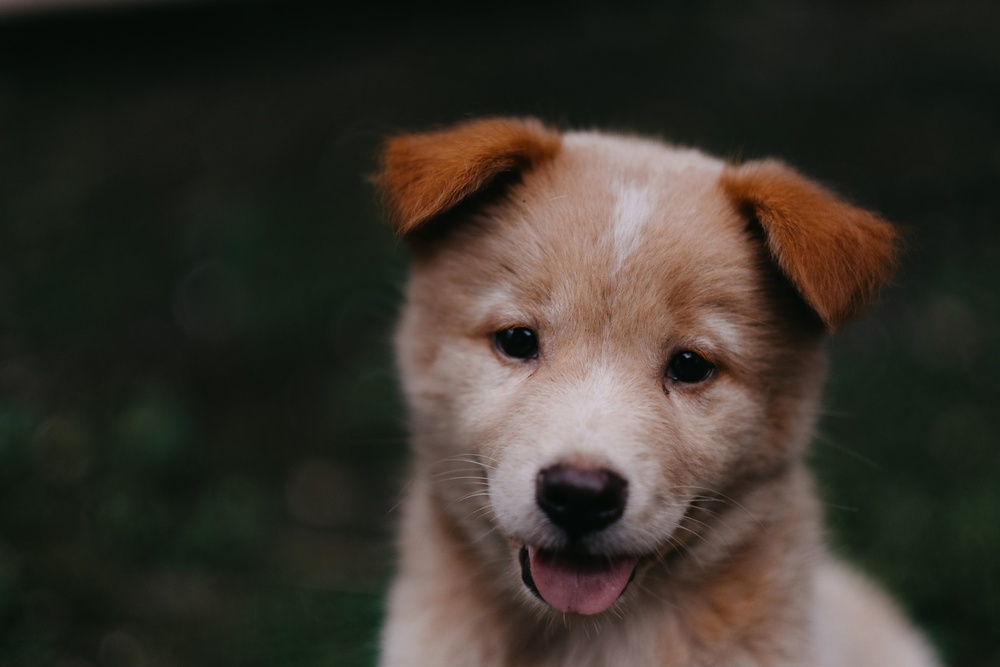
#> input picture DATA/00-puppy.jpg, 1000 x 667 px, shrunk from 1950 x 1300 before the run, given in place of the camera
$ jupyter execute --allow-errors OpticalFlow.ipynb
#> lines starting #> are read from the running program, lines starting #| are printed output that depends on the picture
[cell 1]
import numpy as np
import cv2

[cell 2]
corner_track_params = dict(maxCorners = 10, qualityLevel=0.3, minDistance=7, blockSize=7)

[cell 3]
lk_params = dict(winSize=(200,200), maxLevel = 2, criteria=(cv2.TERM_CRITERIA_EPS | cv2.TERM_CRITERIA_COUNT,10,0.03))

[cell 4]
cap = cv2.VideoCapture(0)

ret, prev_frame = cap.read()
#> prev_frame is the input picture: shape (667, 1000, 3); mean B, G, R 43.8, 51.8, 57.3

prev_gray = cv2.cvtColor(prev_frame, cv2.COLOR_BGR2GRAY)
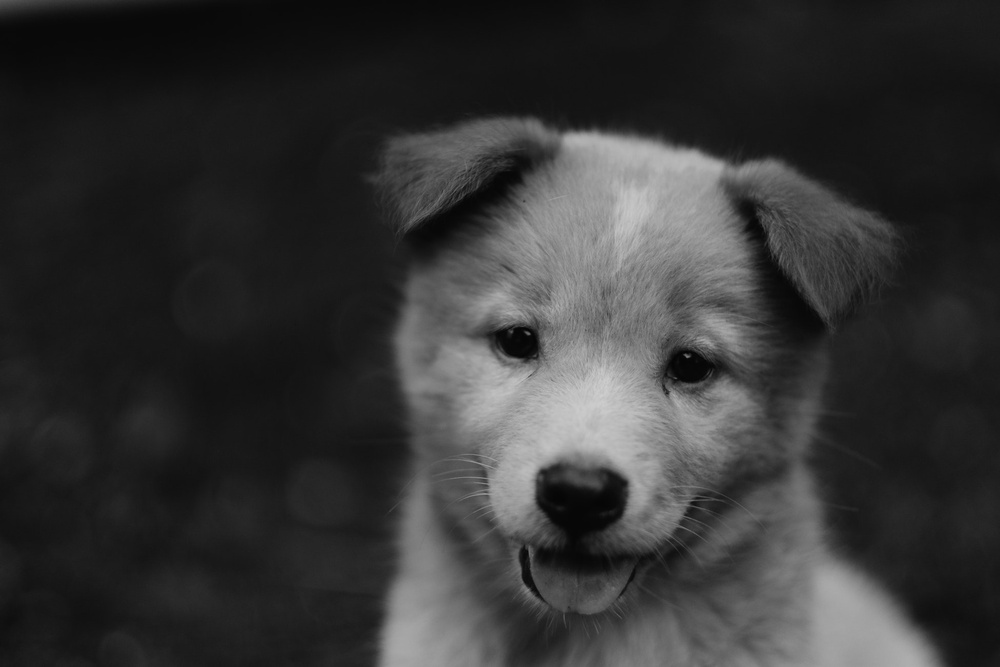
#> prev_gray: shape (667, 1000); min 2, max 207, mean 52.6

#pts to track
prevPts = cv2.goodFeaturesToTrack(prev_gray, mask=None, **corner_track_params)
#> prevPts = [[687, 355], [527, 333], [667, 392], [488, 485], [685, 513], [536, 357], [485, 474], [510, 330], [688, 506], [679, 522]]

mask = np.zeros_like(prev_frame)

while True :
    ret, frame = cap.read()
    frame_gray = cv2.cvtColor(frame, cv2.COLOR_BGR2GRAY)
    nextPts, status, err = cv2.calcOpticalFlowPyrLK(prev_gray, frame_gray, prevPts, None, **lk_params)
#> nextPts has the same summary as prevPts; status = [1, 1, 1, 1, 1, 1, 1, 1, 1, 1]; err = [0, 0, 0, 0, 0, 0, 0, 0, 0, 0]
    good_new = nextPts[status==1]
#> good_new has the same summary as prevPts
    good_prev = prevPts[status==1]
#> good_prev has the same summary as prevPts

    for i, (new, prev) in enumerate(zip(good_new, good_prev)):
        x_new, y_new = new.ravel()
        x_prev, y_prev = prev.ravel()

        mask = cv2.line(mask, (x_new, y_new), (x_prev, y_prev), (0,255,0),3)
        frame = cv2.circle(frame, (x_new, y_new),8,(0,0,255), -1)
#> this loop made 10 passes
#> (x_new, y_new, x_prev, y_prev) on passes 1 to 10: (687, 355, 687, 355), (527, 333, 527, 333), (667, 392, 667, 392), (488, 485, 488, 485), (685, 513, 685, 513), (536, 357, 536, 357), (485, 474, 485, 474), (510, 330, 510, 330), (688, 506, 688, 506), (679, 522, 679, 522)
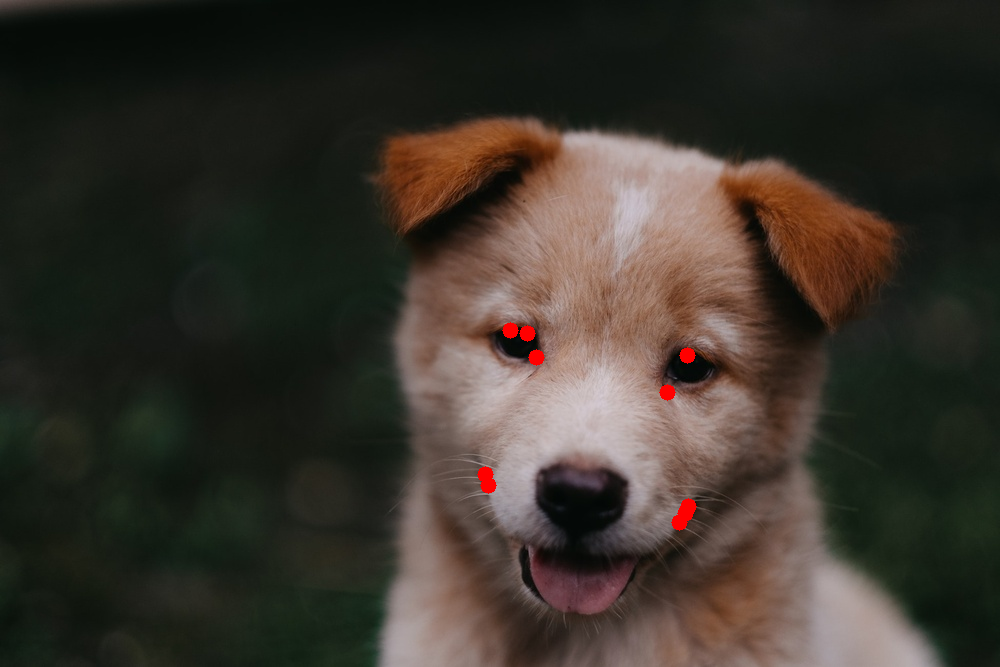
#> frame: shape (667, 1000, 3); mean B, G, R 43.6, 51.6, 57.7
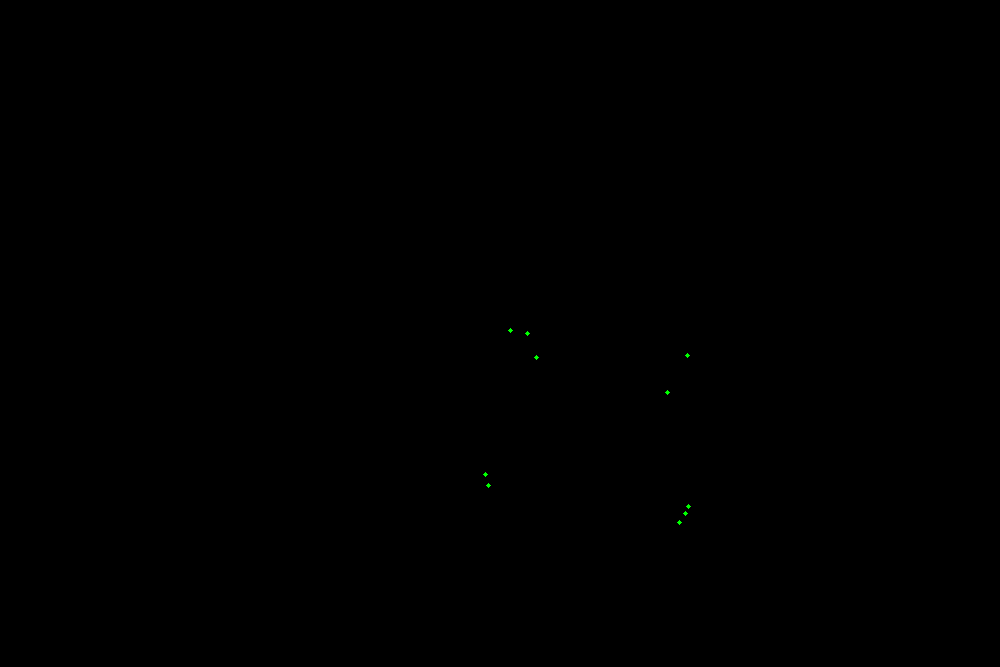
#> mask: shape (667, 1000, 3); mean of channels 0, 1, 2 0, 0, 0; drawn as B, G, R

    img = cv2.add(frame, mask)
    cv2.imshow('tracking', img)

    k = cv2.waitKey(30) & 0xFF
#> (key Esc is pressed here)
    if k :
        break

    prev_gray = frame_gray.copy()
    prevPts = good_new.reshape(-1,1,2)

cap.release()
cv2.destroyAllWindows()

$ run again, on DATA/Denis_Mukwege.jpg
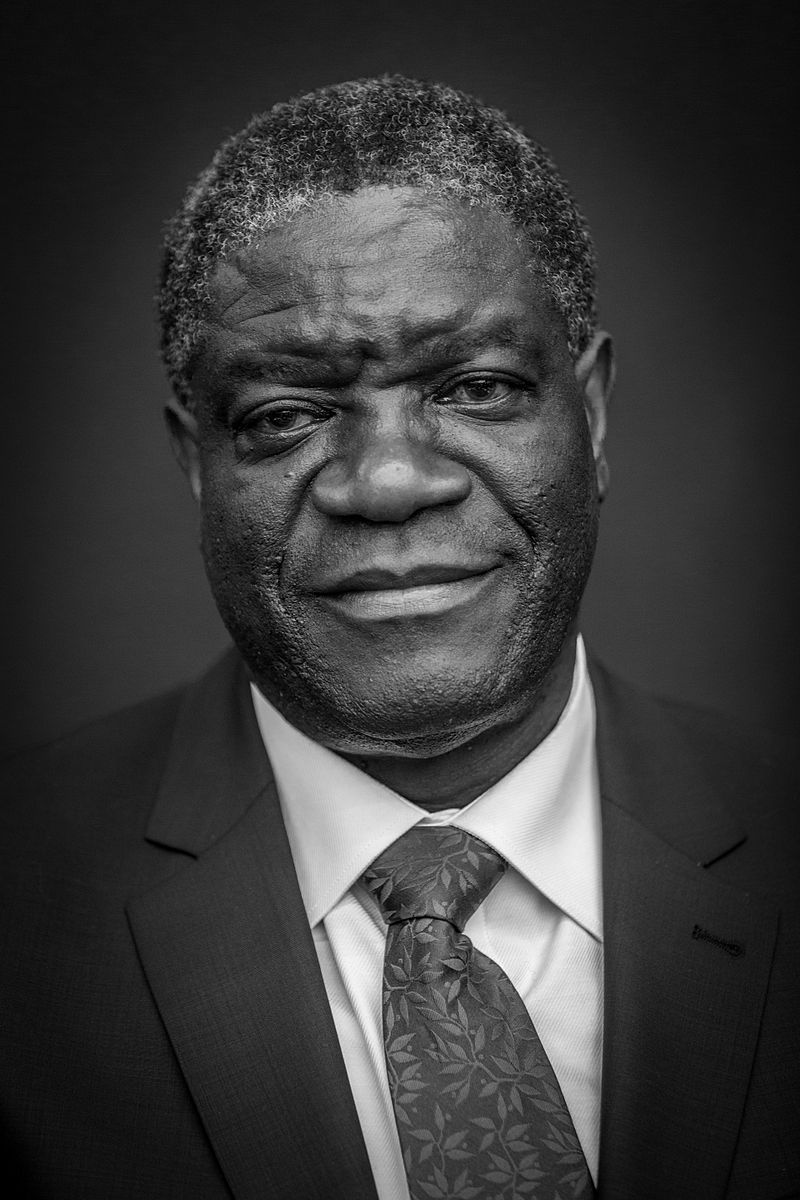
#> input picture DATA/Denis_Mukwege.jpg, 800 x 1200 px, given in place of the camera
#> prev_frame is the input picture: shape (1200, 800, 3); min 0, max 255, mean 58.8
#> prevPts = [[484, 165], [250, 221], [462, 932], [241, 219], [256, 216], [250, 185], [282, 195], [424, 144], [443, 132], [447, 126]]
#> nextPts has the same summary as prevPts; status = [1, 1, 1, 1, 1, 1, 1, 1, 1, 1]; err = [0, 0, 0, 0, 0, 0, 0, 0, 0, 0]
#> good_new has the same summary as prevPts
#> good_prev has the same summary as prevPts
#> the loop `for i, (new, prev) in enumerate(zip(good_new, good_prev)):` made 10 passes
#> (x_new, y_new, x_prev, y_prev) on passes 1 to 8: (484, 165, 484, 165), (250, 221, 250, 221), (462, 932, 462, 932), (241, 219, 241, 219), (256, 216, 256, 216), (250, 185, 250, 185), (282, 195, 282, 195), (424, 144, 424, 144)
#> after the loop `for i, (new, prev) in enumerate(zip(good_new, good_prev)):`:
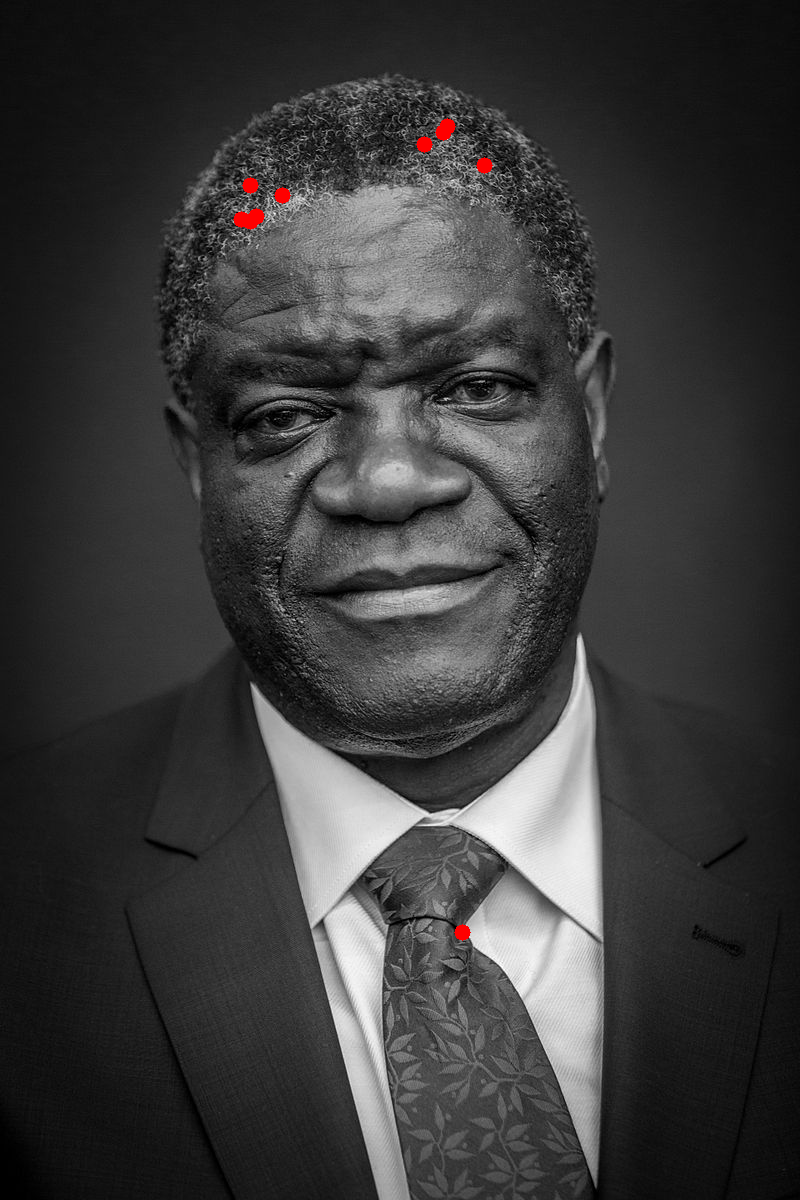
#> frame: shape (1200, 800, 3); mean B, G, R 58.6, 58.6, 59.1

$ run again, on DATA/Nadia_Murad.jpg
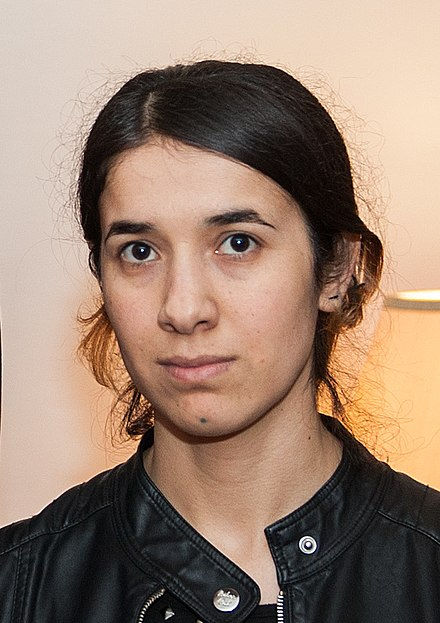
#> input picture DATA/Nadia_Murad.jpg, 440 x 623 px, given in place of the camera
#> prev_frame is the input picture: shape (623, 440, 3); mean B, G, R 112.7, 129.2, 153.8
#> `prev_gray = cv2.cvtColor(prev_frame, cv2.COLOR_BGR2GRAY)`:
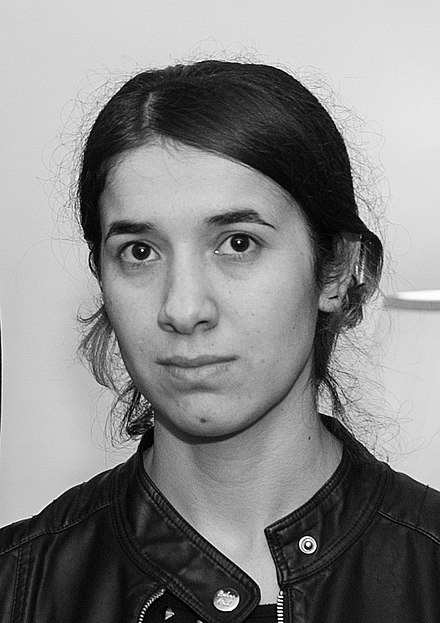
#> prev_gray: shape (623, 440); min 0, max 255, mean 134.7
#> prevPts = [[309, 546], [280, 616], [280, 595], [141, 615], [145, 608], [238, 241], [141, 249], [226, 593], [261, 602], [284, 610]]
#> nextPts has the same summary as prevPts; status = [1, 1, 1, 1, 1, 1, 1, 1, 1, 1]; err = [0, 0, 0, 0, 0, 0, 0, 0, 0, 0]
#> good_new has the same summary as prevPts
#> good_prev has the same summary as prevPts
#> the loop `for i, (new, prev) in enumerate(zip(good_new, good_prev)):` made 10 passes
#> (x_new, y_new, x_prev, y_prev) on passes 1 to 8: (309, 546, 309, 546), (280, 616, 280, 616), (280, 595, 280, 595), (141, 615, 141, 615), (145, 608, 145, 608), (238, 241, 238, 241), (141, 249, 141, 249), (226, 593, 226, 593)
#> after the loop `for i, (new, prev) in enumerate(zip(good_new, good_prev)):`:
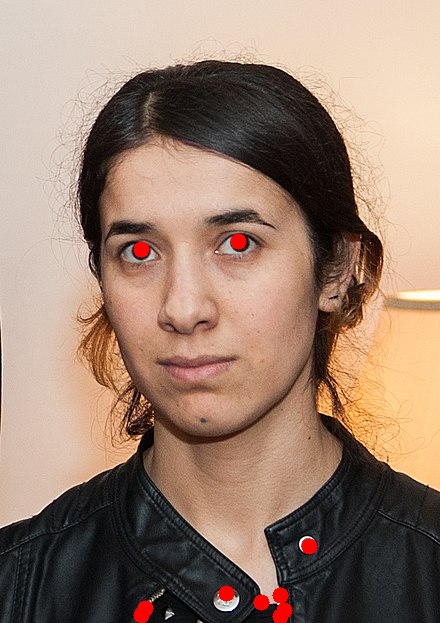
#> frame: shape (623, 440, 3); mean B, G, R 112.2, 128.7, 154.9
